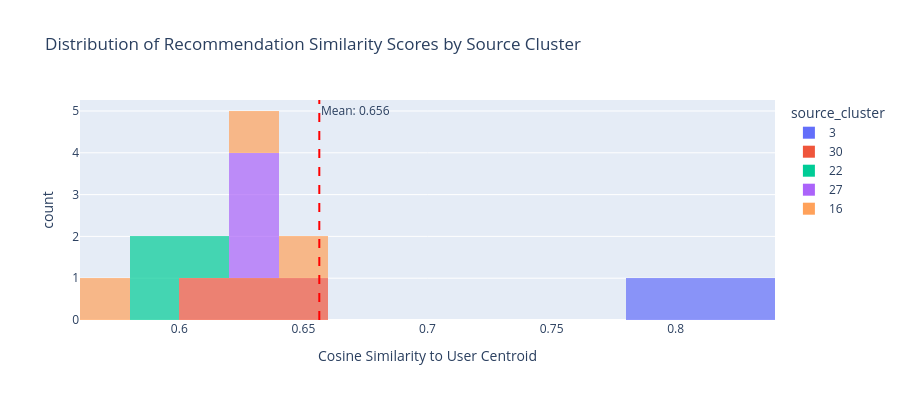

Source (notebook cell):
### Markdown cell above
## Recommendation Similarity Distribution

### Code cell
fig = px.histogram(
    acre_recommendations_df,
    x='similarity_to_user',
    nbins=20,
    color='source_cluster',
    title='Distribution of Recommendation Similarity Scores by Source Cluster',
    labels={'similarity_to_user': 'Cosine Similarity to User Centroid', 'count': 'Number of Movies'},
    opacity=0.7
)

fig.add_vline(x=mean_similarity, line_dash="dash", line_color="red",
              annotation_text=f"Mean: {mean_similarity:.3f}", annotation_position="top right")

fig.update_layout(height=400)
fig.show()

### Figure 1 — Plotly figure (JSON) as saved in the notebook; plotly's stock layout.template omitted (floating-point values rounded to 4 significant figures)
{"data": [{"bingroup": "x", "hovertemplate": "source_cluster=3<br>Cosine Similarity to User Centroid=%{x}<br>count=%{y}<extra></extra>", "legendgroup": "3", "marker": {"color": "#636efa", "opacity": 0.7, "pattern": {"shape": ""}}, "name": "3", "nbinsx": 20, "orientation": "v", "showlegend": true, "type": "histogram", "x": [0.8239, 0.8157, 0.7998], "xaxis": "x", "yaxis": "y"}, {"bingroup": "x", "hovertemplate": "source_cluster=30<br>Cosine Similarity to User Centroid=%{x}<br>count=%{y}<extra></extra>", "legendgroup": "30", "marker": {"color": "#EF553B", "opacity": 0.7, "pattern": {"shape": ""}}, "name": "30", "nbinsx": 20, "orientation": "v", "showlegend": true, "type": "histogram", "x": [0.6553, 0.6235, 0.609], "xaxis": "x", "yaxis": "y"}, {"bingroup": "x", "hovertemplate": "source_cluster=22<br>Cosine Similarity to User Centroid=%{x}<br>count=%{y}<extra></extra>", "legendgroup": "22", "marker": {"color": "#00cc96", "opacity": 0.7, "pattern": {"shape": ""}}, "name": "22", "nbinsx": 20, "orientation": "v", "showlegend": true, "type": "histogram", "x": [0.612, 0.5859, 0.5804], "xaxis": "x", "yaxis": "y"}, {"bingroup": "x", "hovertemplate": "source_cluster=27<br>Cosine Similarity to User Centroid=%{x}<br>count=%{y}<extra></extra>", "legendgroup": "27", "marker": {"color": "#ab63fa", "opacity": 0.7, "pattern": {"shape": ""}}, "name": "27", "nbinsx": 20, "orientation": "v", "showlegend": true, "type": "histogram", "x": [0.6294, 0.6263, 0.6224], "xaxis": "x", "yaxis": "y"}, {"bingroup": "x", "hovertemplate": "source_cluster=16<br>Cosine Similarity to User Centroid=%{x}<br>count=%{y}<extra></extra>", "legendgroup": "16", "marker": {"color": "#FFA15A", "opacity": 0.7, "pattern": {"shape": ""}}, "name": "16", "nbinsx": 20, "orientation": "v", "showlegend": true, "type": "histogram", "x": [0.6559, 0.6268, 0.5797], "xaxis": "x", "yaxis": "y"}], "layout": {"annotations": [{"showarrow": false, "text": "Mean: 0.656", "x": 0.6564, "xanchor": "left", "xref": "x", "y": 1, "yanchor": "top", "yref": "y domain"}], "barmode": "relative", "height": 400, "legend": {"title": {"text": "source_cluster"}, "tracegroupgap": 0}, "shapes": [{"line": {"color": "red", "dash": "dash"}, "type": "line", "x0": 0.6564, "x1": 0.6564, "xref": "x", "y0": 0, "y1": 1, "yref": "y domain"}], "title": {"text": "Distribution of Recommendation Similarity Scores by Source Cluster"}, "xaxis": {"anchor": "y", "domain": [0, 1], "title": {"text": "Cosine Similarity to User Centroid"}}, "yaxis": {"anchor": "x", "domain": [0, 1], "title": {"text": "count"}}}}
